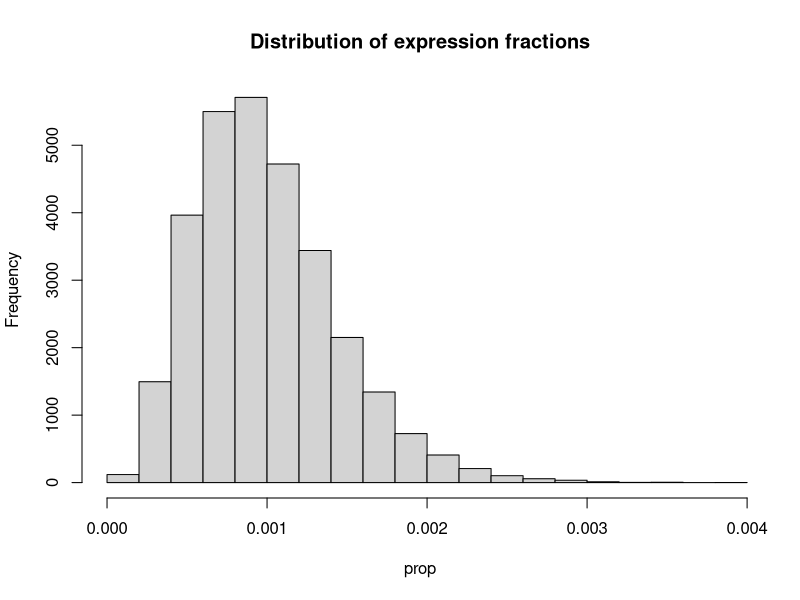

This figure's R source: (Note: a time limit stopped this script after it produced the figure.)
## ---- chunk 1
library(ggplot2)
suppressPackageStartupMessages(library(knitr))
options(xtable.type="html")

knitr::opts_chunk$set(
  echo=TRUE,
  warning=FALSE,
  message=TRUE,
  error = FALSE,
  tidy = FALSE,
  cache = TRUE,
  cache.lazy = FALSE,
  dev = c("png", "pdf"), 
  fig.width=7, fig.height=7)

# options(markdown.HTML.stylesheet = 'css/custom.css')
## ---- chunk 2
library(tidyverse)
library(purrr)
library(parallel)
# lib.size = rep(2000, 10000)

lib.size = matrix(0, nrow=10000, ncol=3)
lib.size[,1] = runif(10000, 1000, 1000)
lib.size[,2] = runif(10000, 5000, 5000)
lib.size[,3] = runif(10000, 15000, 15000)

# Simulate prop
# mu = 0.001
# sigmaSq = 1e-7
mu = 0.001
sigmaSq = 2e-7
alpha = mu^2 / sigmaSq
beta = mu / sigmaSq

# mu *5000

prop = rgamma(length(lib.size), shape = alpha, rate = beta)
hist(prop, main="Distribution of expression fractions", xlim=c(0, max(prop)))

# cells
df = mclapply(c(3,5,7, seq(10, 150, by=15), seq(200, 800, by=50), 1000), function(nc){
	# replicates
	map_df(seq(1000), function(repl){
		# Donor
		map_df(seq(3), function(d){
			i = sample.int(nrow(lib.size), nc)
			x = rpois(length(i), prop[i]*lib.size[i,d])

			tibble(ncells = nc, 
				Repl = repl, 
				Donor = factor(lib.size[1,d], levels=lib.size[1,]), 
				x = x, 
				lib.size = lib.size[i,d])
		})
	})
}, mc.cores=4)
df = do.call(rbind, df)
 
# summary for each ncells and Repl
df2 = df %>%
	group_by(ncells, Repl, Donor) %>%
	summarize(Counts = sum(x) + .05, 
			mean.lib.size = mean(lib.size), 
			zeta = mean(lib.size^2),
			per.cell.cpm = mean((x+0.05) / lib.size)*1e6) %>%
	group_by(ncells, Repl, Donor) %>%
	summarize(sum = sum(Counts),
				mu.cpm = mean(Counts / (ncells*mean.lib.size) *1e6),
				mu.lcpm = mean(log(Counts / (ncells*mean.lib.size) *1e6)),
				mean.lib.size = mean.lib.size, 
				zeta = zeta, 
				per.cell.cpm = mean(per.cell.cpm)) 

# average over replicates
df3 = df2 %>% 
		group_by(ncells, Donor) %>%
		summarize( v.sum = var(sum),
			mu.cpm2 = mean(mu.cpm),
			v.cpm2 = var(mu.cpm),
			mu.lcpm2 = mean(mu.lcpm),
			v.lcpm2 = var(mu.lcpm),
			mean.lib.size = mean(mean.lib.size),
			zeta = mean(zeta),
			counts = mean(sum), 
			per.cell.cpm = mean(per.cell.cpm))
## ---- chunk 3

thm = theme_bw() +
	theme(aspect.ratio=1, plot.title = element_text(hjust = 0.5)) 

ggplot(df3, aes(ncells, counts)) +
	geom_point(size=2) +
	thm +
	geom_line(aes(ncells, mu*ncells*mean.lib.size), col="red", linetype="solid", size=1.2) +
	facet_wrap(~ Donor) +
	xlab("Cells per sample") +
	ylab("mean(Counts)") +
	ggtitle("mean(Counts)") +
	scale_y_log10() + 
	scale_x_log10()

ggplot(df3, aes(ncells, v.sum)) +
	geom_point(size=2) +
	thm +
	geom_line(aes(ncells, ncells*(mu*mean.lib.size + sigmaSq*zeta)), col="red", linetype="solid", size=1.2) +
	thm +
	geom_line(aes(ncells, ncells*(counts/ncells + sigmaSq*zeta)), col="green", linetype="dashed", size=1.2) +
	facet_wrap(~ Donor) +
	ggtitle("var(Counts)") +
	ylab("var(Counts)") +
	xlab("Cells per sample") +
	scale_y_log10() + 
	scale_x_log10()

ggplot(df3, aes(ncells, mu.cpm2)) +
	geom_point(size=2) +
	thm +
	geom_hline(yintercept = mu*1e6, linetype="solid", col="red", size=1.2) +
	facet_wrap(~ Donor) +
	ggtitle("mean(CPM)") +
	ylab("mean(CPM)") +
	xlab("Cells per sample") +
	ylim(mu*0.9e6, mu*1.1e6) +
	scale_x_log10()

df3 %>%
	mutate(mu.hat = counts / (ncells*mean.lib.size)) %>%
	ggplot(aes(ncells, v.cpm2)) +
	geom_point(size=2) +
	thm +
	geom_line(aes(ncells, 1e12*(mu + sigmaSq*zeta/mean.lib.size)/(mean.lib.size*ncells)), linetype="solid", col="red", size=1.2) +
	geom_line(aes(ncells, 1e12*(mu.hat + sigmaSq*zeta/mean.lib.size)/(mean.lib.size*ncells)), linetype="dashed", col="green", size=1.2)  +
	facet_wrap(~ Donor) +
	ggtitle("var(CPM)") +
	ylab("var(CPM)") +
	xlab("Cells per sample") +
	scale_y_log10() + 
	scale_x_log10()

rng = range(c(df3$mu.lcpm2, log(mu) + log(1e6)))
ggplot(df3, aes(ncells, mu.lcpm2)) +
	geom_point(size=2) +
	thm +
	geom_hline(yintercept = log(mu) + log(1e6), linetype="solid", col="red", size=1.2)  +
	facet_wrap(~ Donor) +
	ggtitle("mean(log CPM)") +
	ylab("mean(log CPM)") +
	xlab("Cells per sample") +
	scale_y_log10(limits=rng) +
	scale_x_log10()

ggplot(df3, aes(ncells, v.lcpm2)) +
	geom_point(size=2) +
	thm +
	geom_line(aes(ncells, 1/(mu*ncells*mean.lib.size) * (1 + sigmaSq*zeta/(mu*mean.lib.size))), color="red", size=1.2, linetype="solid") +

	geom_line(aes(ncells, 1/(counts) * (1 + sigmaSq*zeta/(counts/ncells))), color="green", size=1.2, linetype="dashed") +
	facet_wrap(~ Donor) +
	ggtitle("var(log CPM)")  +
	ylab("var(log CPM)") +
	xlab("Cells per sample") +
	scale_y_log10() + 
	scale_x_log10()

ggplot(df3,aes(ncells, v.lcpm2 * counts)) +
	geom_point(size=2) +
	thm +
	geom_line(aes(ncells, (1 + sigmaSq*zeta/(mu*mean.lib.size))), color="red", size=1.2, linetype="solid") +
	geom_line(aes(ncells, (1 + sigmaSq*zeta/(counts/ncells))), color="green", size=1.2, linetype="dashed") +
	ylab("Variance inflation") +
	xlab("Cells per sample") +
	facet_wrap(~ Donor) +
	scale_x_log10() +
	scale_y_continuous(limits=c(1, NA))
